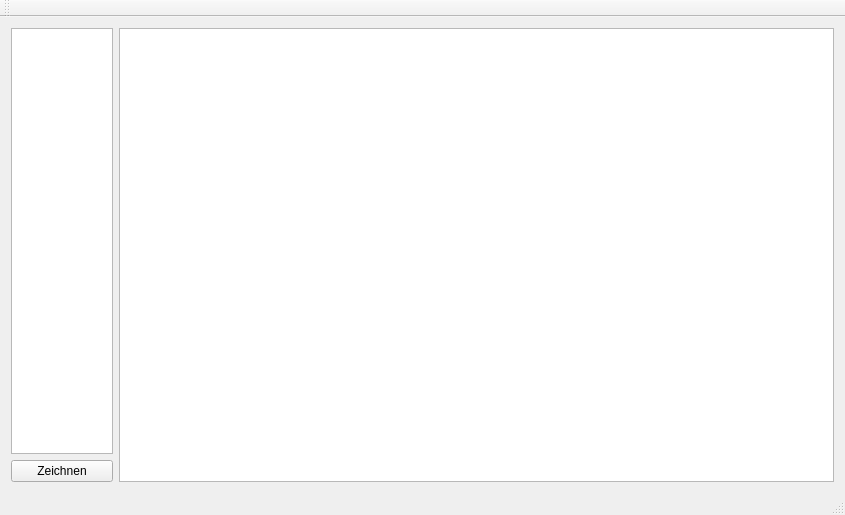
<?xml version="1.0" encoding="UTF-8"?>
<ui version="4.0">
 <class>MainWindow</class>
 <widget class="QMainWindow" name="MainWindow">
  <property name="geometry">
   <rect>
    <x>0</x>
    <y>0</y>
    <width>845</width>
    <height>515</height>
   </rect>
  </property>
  <property name="windowTitle">
   <string>MainWindow</string>
  </property>
  <widget class="QWidget" name="centralWidget">
   <layout class="QGridLayout" name="gridLayout">
    <item row="0" column="0">
     <layout class="QHBoxLayout" name="horizontalLayout" stretch="1,7">
      <property name="sizeConstraint">
       <enum>QLayout::SetMaximumSize</enum>
      </property>
      <item>
       <layout class="QVBoxLayout" name="verticalLayout" stretch="1,8">
        <property name="spacing">
         <number>6</number>
        </property>
        <property name="sizeConstraint">
         <enum>QLayout::SetMaximumSize</enum>
        </property>
        <item>
         <widget class="QListView" name="listView"/>
        </item>
        <item>
         <widget class="QPushButton" name="drawButton">
          <property name="text">
           <string>Zeichnen</string>
          </property>
         </widget>
        </item>
       </layout>
      </item>
      <item>
       <widget class="QGraphicsView" name="networkView"/>
      </item>
     </layout>
    </item>
   </layout>
  </widget>
  <widget class="QMenuBar" name="menuBar">
   <property name="geometry">
    <rect>
     <x>0</x>
     <y>0</y>
     <width>845</width>
     <height>22</height>
    </rect>
   </property>
  </widget>
  <widget class="QToolBar" name="mainToolBar">
   <attribute name="toolBarArea">
    <enum>TopToolBarArea</enum>
   </attribute>
   <attribute name="toolBarBreak">
    <bool>false</bool>
   </attribute>
  </widget>
  <widget class="QStatusBar" name="statusBar"/>
 </widget>
 <layoutdefault spacing="6" margin="11"/>
 <resources/>
 <connections/>
</ui>
